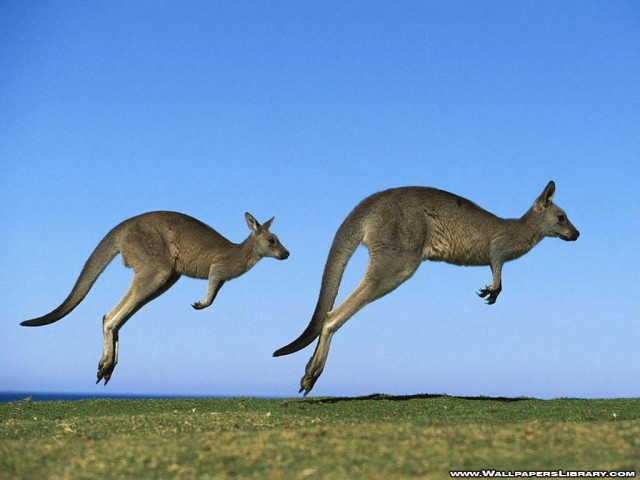
//> input picture 3_filter_pencil_sketch/image.jpg, 640 x 480 px
$ ./3_filter   (built with g++ and OpenCV 4)
//> lines starting //> are read from the running program, lines starting //| are printed output that depends on the picture
#include <stdio.h>
#include <iostream>
#include "opencv2/opencv.hpp"
#include "opencv2/imgproc.hpp"
#include "opencv2/imgcodecs.hpp"
#include "opencv2/highgui.hpp"


using namespace std;
using namespace cv;


int main(int argc, char** argv)
{

    Mat img_rgb = imread("image.jpg");
//> img_rgb is the input picture: 480 rows x 640 cols, CV_8UC3; mean B, G, R 190, 151.4, 113.9
    Mat canvas = imread("canvas.jpg");
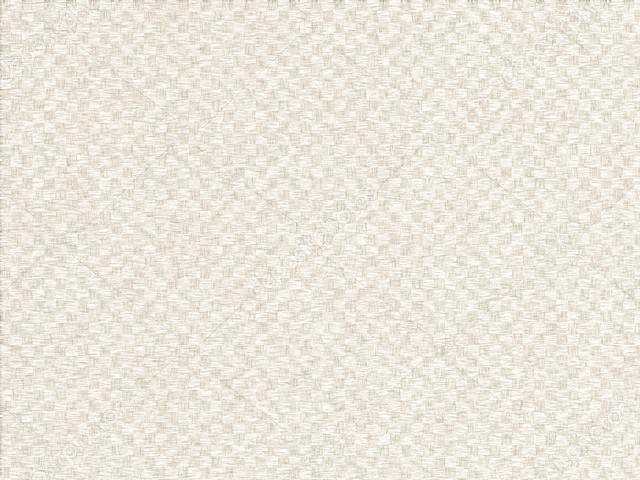
//> input picture 3_filter_pencil_sketch/canvas.jpg, 640 x 480 px
//> canvas is the input picture: 480 rows x 640 cols, CV_8UC3; mean B, G, R 220, 230.9, 235.7

    //if fail to read the image
    if ( img_rgb.empty() )
    {
        cout << "Error loading the image" << endl;
        return -1;
    }

    //Create a window
    namedWindow("Original", 1);
    namedWindow("Pencil sketch", 1);


    //Step 1: Convert the color image to grayscale
    Mat img_gray;
    cvtColor(img_rgb,img_gray, CV_BGR2GRAY);
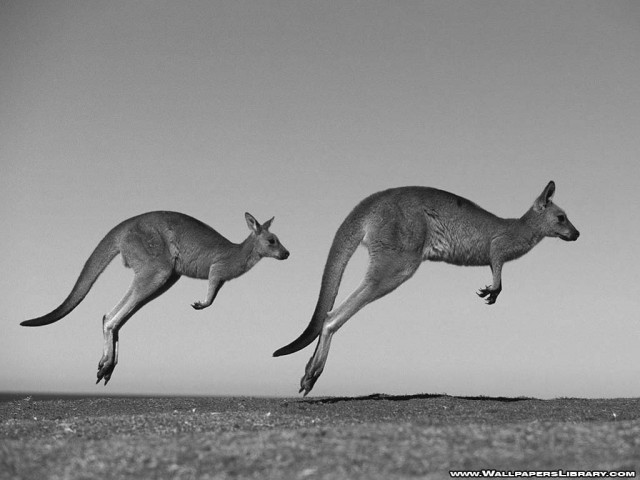
//> img_gray: 480 rows x 640 cols, CV_8UC1; min 1, max 255, mean 144.5
    medianBlur(img_gray,img_gray, 3);


    //Step 2: Obtain a negative
   // Mat img_gray_inv=255-img_gray;

    //Step 3: Apply a Gaussian blur
    Mat img_blur;
    GaussianBlur(img_gray, img_blur,Size(21, 21),0, 0);
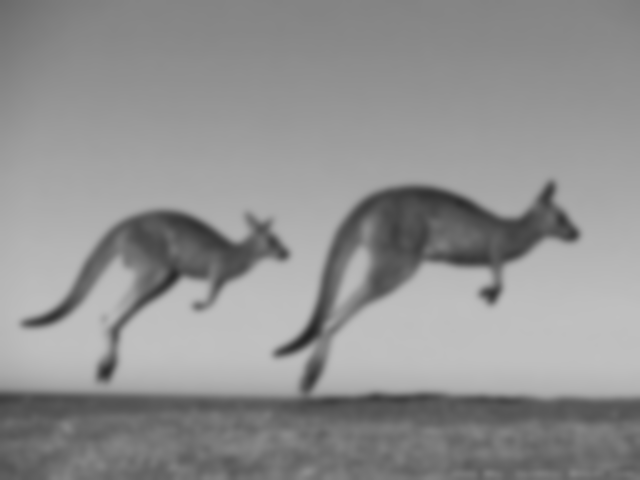
//> img_blur: 480 rows x 640 cols, CV_8UC1; min 36, max 192, mean 144.5
    Mat img_blend;

    divide(img_gray,img_blur,img_blend,245);
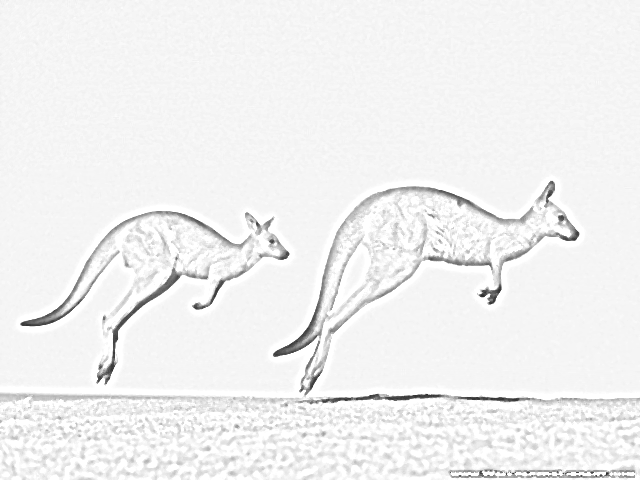
//> img_blend: 480 rows x 640 cols, CV_8UC1; min 43, max 255, mean 241.1

    normalize(img_blend, img_blend, 0, 255, CV_MINMAX);

    cvtColor(canvas,canvas, CV_BGR2GRAY);
//> canvas: 480 rows x 640 cols, CV_8UC1

    multiply(img_blend,canvas,img_blend, 1./256);
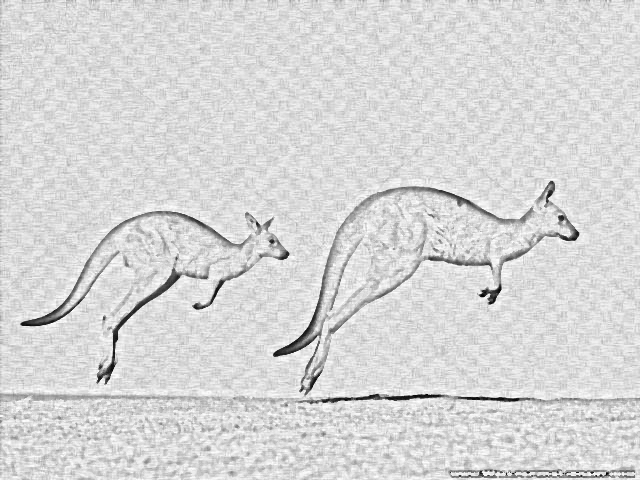
//> img_blend: 480 rows x 640 cols, CV_8UC1; min 0, max 254, mean 215.2


    //cvtColor(img_blend,img_blend, CV_GRAY2RGB);

     imwrite( "pencil_sketch.jpg", img_blend );
    // display
    //imshow("gray", img_gray);
    //imshow("gray inv", img_gray_inv);

    imshow("Pencil sketch", img_blend);
    imshow("Original", img_rgb);


    // Wait until user press some key
    waitKey(0);

    return 0;
}
